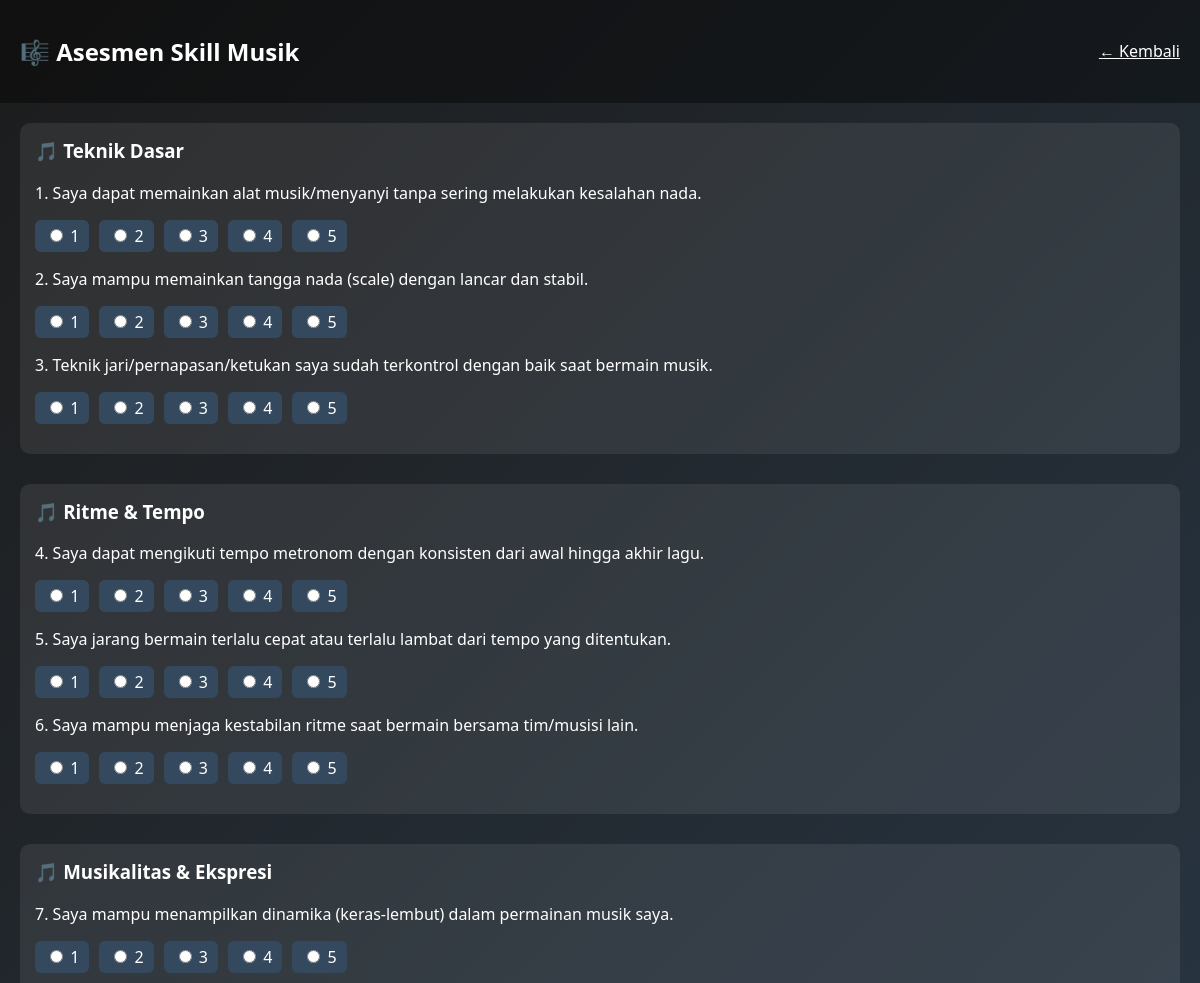
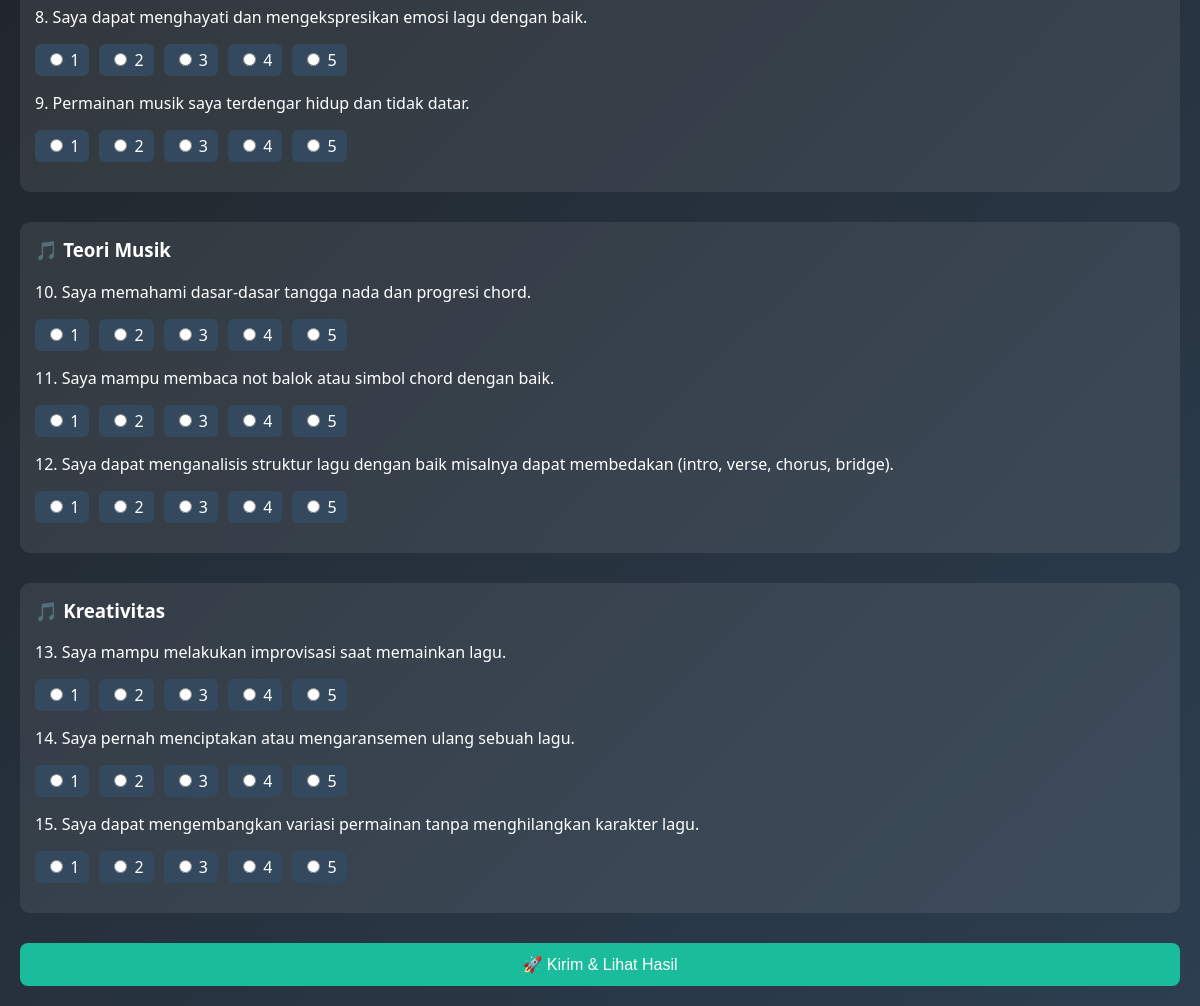
Page /index.php?page=asesmen (signed in) on the committed database (2 pictures, top to bottom).
### tables this page shows
CREATE TABLE `pertanyaan` (
  `id_pertanyaan` int(11) NOT NULL,
  `id_kategori` int(11) NOT NULL,
  `pertanyaan` text NOT NULL
);

CREATE TABLE `kategori` (
  `id_kategori` int(11) NOT NULL,
  `nama_kategori` varchar(100) NOT NULL,
  `bobot` decimal(5,2) NOT NULL
);

### controllers/AsesmenController.php (called while the page is built, shortened)
<?php
require_once __DIR__ . '/../models/PertanyaanModel.php';
class AsesmenController {
    private $pertanyaanModel;
    public function __construct() {
        $this->pertanyaanModel = new PertanyaanModel();
    }
    public function index() {
        $pertanyaan = $this->pertanyaanModel->getAll();
        require __DIR__ . '/../views/musisi/asesmen.php';
    }
}

### index.php (called while the page is built, shortened)
<?php
require_once 'routes.php';

### config/database.php (called while the page is built)
<?php
function getConnection() {
    static $pdo;
    if (!$pdo) {
        $pdo = new PDO("mysql:host=localhost;dbname=db_sispak_music", "root", "");
        $pdo->setAttribute(PDO::ATTR_ERRMODE, PDO::ERRMODE_EXCEPTION);
    }
    return $pdo;
}

### models/PertanyaanModel.php (called while the page is built, shortened)
<?php
require_once __DIR__ . '/../config/database.php';
class PertanyaanModel {
    private $db;
    public function __construct() {
        $this->db = getConnection();
    }
    public function getAll() {
        $stmt = $this->db->query("
            SELECT p.*, k.nama_kategori
            FROM pertanyaan p
            JOIN kategori k ON p.id_kategori = k.id_kategori
            ORDER BY p.id_kategori ASC
        ");
        return $stmt->fetchAll(PDO::FETCH_ASSOC);
    }
}

### views/musisi/asesmen.php (the view, shortened to what this page needs)
<!DOCTYPE html>
<html>
<head>
</head>
<body>
<header>
    <h2>🎼 Asesmen Skill Musik</h2>
    <a href="index.php?page=musisi_dashboard" style="color:white;">← Kembali</a>
</header>
<div class="container">
<form method="POST" action="index.php?page=submit_asesmen">
<?php
$currentKategori = '';
$no = 1;
foreach ($pertanyaan as $p):
    if ($currentKategori !== $p['nama_kategori']) {
        if ($currentKategori !== '') {
            echo "</div>";
        }
        $currentKategori = $p['nama_kategori'];
        echo "<div class='kategori'>";
        echo "<h3>🎵 $currentKategori</h3>";
    }
?>
    <div class="pertanyaan">
        <p><?= $no++; ?>. <?= $p['pertanyaan']; ?></p>
        <div class="skala">
            <?php for ($i = 1; $i <= 5; $i++): ?>
                <label>
                    <input type="radio"
                           name="jawaban[<?= $p['id_pertanyaan']; ?>]"
                           value="<?= $i; ?>" required>
                    <?= $i; ?>
                </label>
            <?php endfor; ?>
        </div>
    </div>
<?php endforeach; ?>
</div>
<button type="submit">🚀 Kirim & Lihat Hasil</button>
</form>
</div>
</body>
</html>

### views/musisi/asesmen.php (style rules this page uses)
body { margin: 0; font-family: 'Segoe UI', sans-serif; background: linear-gradient(135deg, #1c1c1c, #2c3e50); color: white; }
header { padding: 15px 20px; background: rgba(0,0,0,0.4); display: flex; justify-content: space-between; align-items: center; }
.container { padding: 20px; }
.kategori { margin-bottom: 30px; padding: 15px; background: rgba(255,255,255,0.08); border-radius: 10px; }
.kategori h3 { margin-top: 0; }
.pertanyaan { margin-bottom: 15px; }
.skala { display: flex; gap: 10px; flex-wrap: wrap; }
.skala label { background: #34495e; padding: 5px 10px; border-radius: 6px; cursor: pointer; }
input[type="radio"] { margin-right: 3px; }
button { width: 100%; padding: 12px; background: #1abc9c; border: none; border-radius: 8px; color: white; font-size: 16px; cursor: pointer; }

### rows in the picture
pertanyaan: id_kategori.nama_kategori "Teknik Dasar", pertanyaan "Saya dapat memainkan alat musik/menyanyi tanpa sering melakukan kesalahan nada."
pertanyaan: pertanyaan "Saya mampu memainkan tangga nada (scale) dengan lancar dan stabil."
pertanyaan: pertanyaan "Teknik jari/pernapasan/ketukan saya sudah terkontrol dengan baik saat bermain musik."
pertanyaan: id_kategori.nama_kategori "Ritme & Tempo", pertanyaan "Saya dapat mengikuti tempo metronom dengan konsisten dari awal hingga akhir lagu."
pertanyaan: pertanyaan "Saya jarang bermain terlalu cepat atau terlalu lambat dari tempo yang ditentukan."
pertanyaan: pertanyaan "Saya mampu menjaga kestabilan ritme saat bermain bersama tim/musisi lain."
pertanyaan: id_kategori.nama_kategori "Musikalitas & Ekspresi", pertanyaan "Saya mampu menampilkan dinamika (keras-lembut) dalam permainan musik saya."
pertanyaan: pertanyaan "Saya dapat menghayati dan mengekspresikan emosi lagu dengan baik."
pertanyaan: pertanyaan "Permainan musik saya terdengar hidup dan tidak datar."
pertanyaan: id_kategori.nama_kategori "Teori Musik", pertanyaan "Saya memahami dasar-dasar tangga nada dan progresi chord."
pertanyaan: pertanyaan "Saya mampu membaca not balok atau simbol chord dengan baik."
pertanyaan: pertanyaan "Saya dapat menganalisis struktur lagu dengan baik misalnya dapat membedakan (intro, verse, chorus, bridge)."
pertanyaan: id_kategori.nama_kategori "Kreativitas", pertanyaan "Saya mampu melakukan improvisasi saat memainkan lagu."
pertanyaan: pertanyaan "Saya pernah menciptakan atau mengaransemen ulang sebuah lagu."
pertanyaan: pertanyaan "Saya dapat mengembangkan variasi permainan tanpa menghilangkan karakter lagu."
